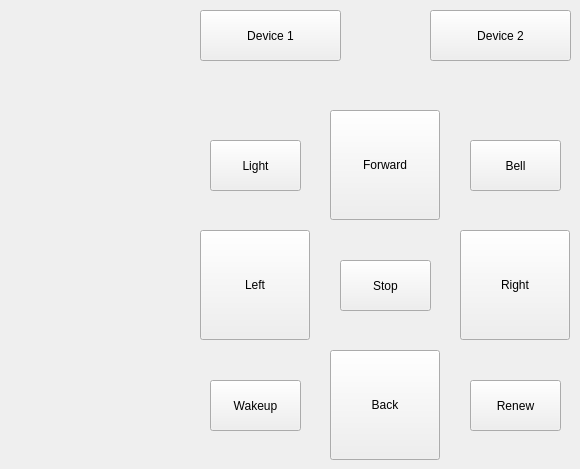
    <widget class="QWidget" name="Start">
     <widget class="QPushButton" name="pushButton">
      <property name="geometry">
       <rect>
        <x>330</x>
        <y>110</y>
        <width>110</width>
        <height>110</height>
       </rect>
      </property>
      <property name="text">
       <string>Forward</string>
      </property>
      <property name="checkable">
       <bool>true</bool>
      </property>
     </widget>
     <widget class="QPushButton" name="pushButton_2">
      <property name="geometry">
       <rect>
        <x>200</x>
        <y>230</y>
        <width>110</width>
        <height>110</height>
       </rect>
      </property>
      <property name="text">
       <string>Left</string>
      </property>
      <property name="checkable">
       <bool>true</bool>
      </property>
     </widget>
     <widget class="QPushButton" name="pushButton_3">
      <property name="geometry">
       <rect>
        <x>460</x>
        <y>230</y>
        <width>110</width>
        <height>110</height>
       </rect>
      </property>
      <property name="text">
       <string>Right</string>
      </property>
      <property name="checkable">
       <bool>true</bool>
      </property>
     </widget>
     <widget class="QPushButton" name="pushButton_4">
      <property name="geometry">
       <rect>
        <x>330</x>
        <y>350</y>
        <width>110</width>
        <height>110</height>
       </rect>
      </property>
      <property name="text">
       <string>Back</string>
      </property>
      <property name="checkable">
       <bool>true</bool>
      </property>
     </widget>
     <widget class="QPushButton" name="pushButton_5">
      <property name="geometry">
       <rect>
        <x>340</x>
        <y>260</y>
        <width>91</width>
        <height>51</height>
       </rect>
      </property>
      <property name="text">
       <string>Stop</string>
      </property>
     </widget>
     <widget class="QPushButton" name="pushButton_6">
      <property name="geometry">
       <rect>
        <x>210</x>
        <y>380</y>
        <width>91</width>
        <height>51</height>
       </rect>
      </property>
      <property name="text">
       <string>Wakeup</string>
      </property>
     </widget>
     <widget class="QPushButton" name="pushButton_7">
      <property name="geometry">
       <rect>
        <x>470</x>
        <y>380</y>
        <width>91</width>
        <height>51</height>
       </rect>
      </property>
      <property name="text">
       <string>Renew</string>
      </property>
     </widget>
     <widget class="QPushButton" name="pushButton_8">
      <property name="geometry">
       <rect>
        <x>470</x>
        <y>140</y>
        <width>91</width>
        <height>51</height>
       </rect>
      </property>
      <property name="text">
       <string>Bell</string>
      </property>
     </widget>
     <widget class="QPushButton" name="pushButton_9">
      <property name="geometry">
       <rect>
        <x>210</x>
        <y>140</y>
        <width>91</width>
        <height>51</height>
       </rect>
      </property>
      <property name="text">
       <string>Light</string>
      </property>
     </widget>
     <widget class="QPushButton" name="pushButton_10">
      <property name="geometry">
       <rect>
        <x>200</x>
        <y>10</y>
        <width>141</width>
        <height>51</height>
       </rect>
      </property>
      <property name="text">
       <string>Device 1</string>
      </property>
      <property name="checkable">
       <bool>true</bool>
      </property>
     </widget>
     <widget class="QPushButton" name="pushButton_11">
      <property name="geometry">
       <rect>
        <x>430</x>
        <y>10</y>
        <width>141</width>
        <height>51</height>
       </rect>
      </property>
      <property name="text">
       <string>Device 2</string>
      </property>
      <property name="checkable">
       <bool>true</bool>
      </property>
     </widget>
    </widget>
